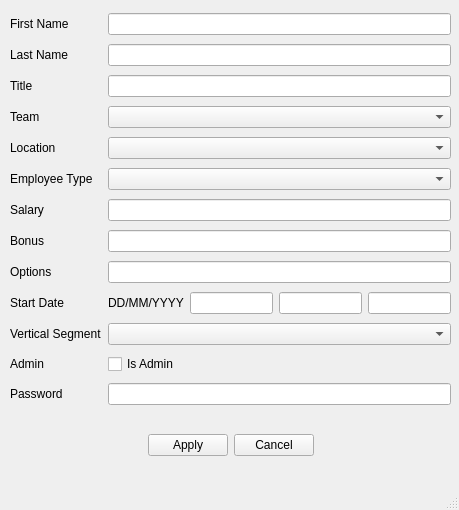
<?xml version="1.0" encoding="UTF-8"?>
<ui version="4.0">
 <class>UserEdit</class>
 <widget class="QMainWindow" name="UserEdit">
  <property name="geometry">
   <rect>
    <x>0</x>
    <y>0</y>
    <width>459</width>
    <height>510</height>
   </rect>
  </property>
  <property name="windowTitle">
   <string>MainWindow</string>
  </property>
  <widget class="QWidget" name="centralwidget">
   <widget class="QWidget" name="gridLayoutWidget">
    <property name="geometry">
     <rect>
      <x>10</x>
      <y>10</y>
      <width>441</width>
      <height>411</height>
     </rect>
    </property>
    <layout class="QGridLayout" name="gridLayout">
     <item row="8" column="1">
      <widget class="QLineEdit" name="OptionsInput"/>
     </item>
     <item row="4" column="0">
      <widget class="QLabel" name="label_5">
       <property name="text">
        <string>Location</string>
       </property>
      </widget>
     </item>
     <item row="8" column="0">
      <widget class="QLabel" name="label_12">
       <property name="text">
        <string>Options</string>
       </property>
      </widget>
     </item>
     <item row="11" column="0">
      <widget class="QLabel" name="label_10">
       <property name="text">
        <string>Admin</string>
       </property>
      </widget>
     </item>
     <item row="5" column="1">
      <widget class="QComboBox" name="TypeDropDown"/>
     </item>
     <item row="6" column="1">
      <widget class="QLineEdit" name="SalaryInput"/>
     </item>
     <item row="0" column="1">
      <widget class="QLineEdit" name="FirstNameInput"/>
     </item>
     <item row="9" column="0">
      <widget class="QLabel" name="label_8">
       <property name="text">
        <string>Start Date</string>
       </property>
      </widget>
     </item>
     <item row="0" column="0">
      <widget class="QLabel" name="label">
       <property name="text">
        <string>First Name</string>
       </property>
      </widget>
     </item>
     <item row="11" column="1">
      <layout class="QHBoxLayout" name="horizontalLayout">
       <item>
        <widget class="QCheckBox" name="AdminCheckBox">
         <property name="text">
          <string>Is Admin</string>
         </property>
        </widget>
       </item>
      </layout>
     </item>
     <item row="1" column="0">
      <widget class="QLabel" name="label_2">
       <property name="text">
        <string>Last Name</string>
       </property>
      </widget>
     </item>
     <item row="7" column="0">
      <widget class="QLabel" name="label_11">
       <property name="text">
        <string>Bonus</string>
       </property>
      </widget>
     </item>
     <item row="10" column="0">
      <widget class="QLabel" name="label_9">
       <property name="text">
        <string>Vertical Segment</string>
       </property>
      </widget>
     </item>
     <item row="3" column="1">
      <widget class="QComboBox" name="TeamDropDown"/>
     </item>
     <item row="1" column="1">
      <widget class="QLineEdit" name="LastNameInput"/>
     </item>
     <item row="12" column="0">
      <widget class="QLabel" name="label_15">
       <property name="text">
        <string>Password</string>
       </property>
      </widget>
     </item>
     <item row="5" column="0">
      <widget class="QLabel" name="label_6">
       <property name="text">
        <string>Employee Type</string>
       </property>
      </widget>
     </item>
     <item row="2" column="0">
      <widget class="QLabel" name="label_3">
       <property name="text">
        <string>Title</string>
       </property>
      </widget>
     </item>
     <item row="3" column="0">
      <widget class="QLabel" name="label_4">
       <property name="text">
        <string>Team</string>
       </property>
      </widget>
     </item>
     <item row="6" column="0">
      <widget class="QLabel" name="label_7">
       <property name="text">
        <string>Salary</string>
       </property>
      </widget>
     </item>
     <item row="10" column="1">
      <widget class="QComboBox" name="VerticalSegmentDropDown"/>
     </item>
     <item row="4" column="1">
      <widget class="QComboBox" name="LocationDropDown"/>
     </item>
     <item row="9" column="1">
      <layout class="QHBoxLayout" name="horizontalLayout_2">
       <item>
        <widget class="QLabel" name="label_14">
         <property name="text">
          <string>DD/MM/YYYY</string>
         </property>
        </widget>
       </item>
       <item>
        <widget class="QLineEdit" name="DayInput"/>
       </item>
       <item>
        <widget class="QLineEdit" name="MonthInput"/>
       </item>
       <item>
        <widget class="QLineEdit" name="YearInput"/>
       </item>
      </layout>
     </item>
     <item row="7" column="1">
      <widget class="QLineEdit" name="BonusInput"/>
     </item>
     <item row="12" column="1">
      <widget class="QLineEdit" name="PasswordField"/>
     </item>
     <item row="2" column="1">
      <widget class="QLineEdit" name="TitleInput"/>
     </item>
    </layout>
   </widget>
   <widget class="QWidget" name="horizontalLayoutWidget_3">
    <property name="geometry">
     <rect>
      <x>10</x>
      <y>430</y>
      <width>441</width>
      <height>31</height>
     </rect>
    </property>
    <layout class="QHBoxLayout" name="horizontalLayout_3">
     <item>
      <spacer name="horizontalSpacer">
       <property name="orientation">
        <enum>Qt::Horizontal</enum>
       </property>
       <property name="sizeHint" stdset="0">
        <size>
         <width>40</width>
         <height>20</height>
        </size>
       </property>
      </spacer>
     </item>
     <item>
      <widget class="QPushButton" name="ApplyButton">
       <property name="text">
        <string>Apply</string>
       </property>
      </widget>
     </item>
     <item>
      <widget class="QPushButton" name="CancelButton">
       <property name="text">
        <string>Cancel</string>
       </property>
      </widget>
     </item>
     <item>
      <spacer name="horizontalSpacer_2">
       <property name="orientation">
        <enum>Qt::Horizontal</enum>
       </property>
       <property name="sizeHint" stdset="0">
        <size>
         <width>40</width>
         <height>20</height>
        </size>
       </property>
      </spacer>
     </item>
    </layout>
   </widget>
  </widget>
  <widget class="QMenuBar" name="menubar">
   <property name="geometry">
    <rect>
     <x>0</x>
     <y>0</y>
     <width>459</width>
     <height>22</height>
    </rect>
   </property>
  </widget>
  <widget class="QStatusBar" name="statusbar"/>
 </widget>
 <resources/>
 <connections/>
</ui>
